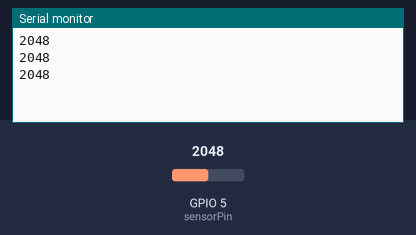
Recording of a sketch running on a simulated ESP32. Shown: the last lines printed to the serial monitor. Inputs (shaded band) come from the test bench; at power-on: GPIO 5 (sensorPin) = 2048 (analog values on the 0–4095 scale).

Above: at 1.3 s.
1.4 s: GPIO 5 (sensorPin) set to 2866
At 1.9 s:
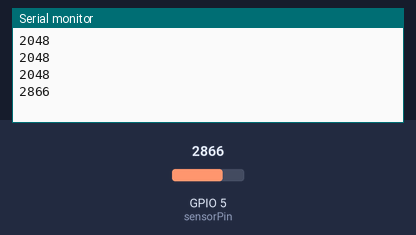
2.9 s: GPIO 5 (sensorPin) set to 3603
At 3.4 s:
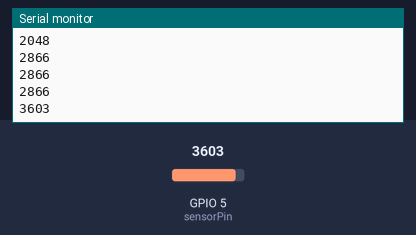
Timing chart, 0 to 5.9 s (numbered marks = the images above; inputs shaded):
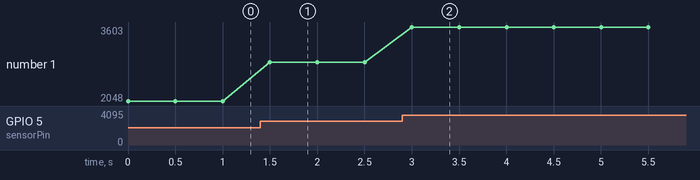

The sketch:

water_sensor_stg_01.ino
```cpp
int sensorPin = 5;

void setup() {
  // put your setup code here, to run once:
  Serial.begin(115200);

  analogReadResolution(12);
  analogSetPinAttenuation(sensorPin, ADC_11db);

}

void loop() {

  if (Serial.available()){
    char c = Serial.read();
    if (c == "s"){
      while (1);
    }
  }

  // put your main code here, to run repeatedly:
  int raw = analogRead(sensorPin);
  Serial.println(raw);
  delay(500);
}
```

Measured:
- after the input at 1.4 s, the serial monitor: prints a new line after 0.10 s (image 1)
- after the input at 2.9 s, the serial monitor: prints a new line after 0.10 s (image 2)
- plotted number 1: 2048 → 2866 after the input at 1.4 s, 2866 → 3603 after the input at 2.9 s
